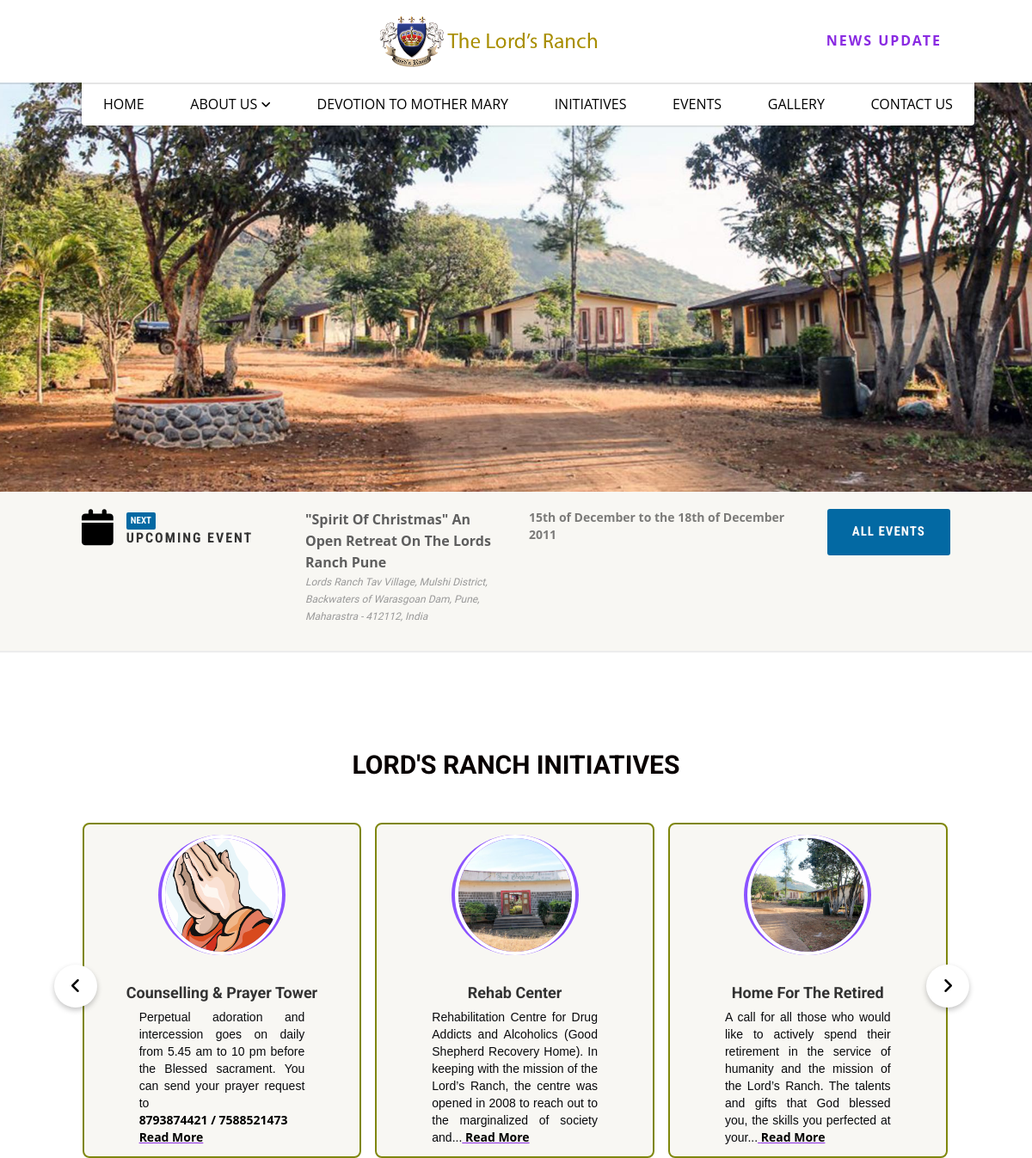
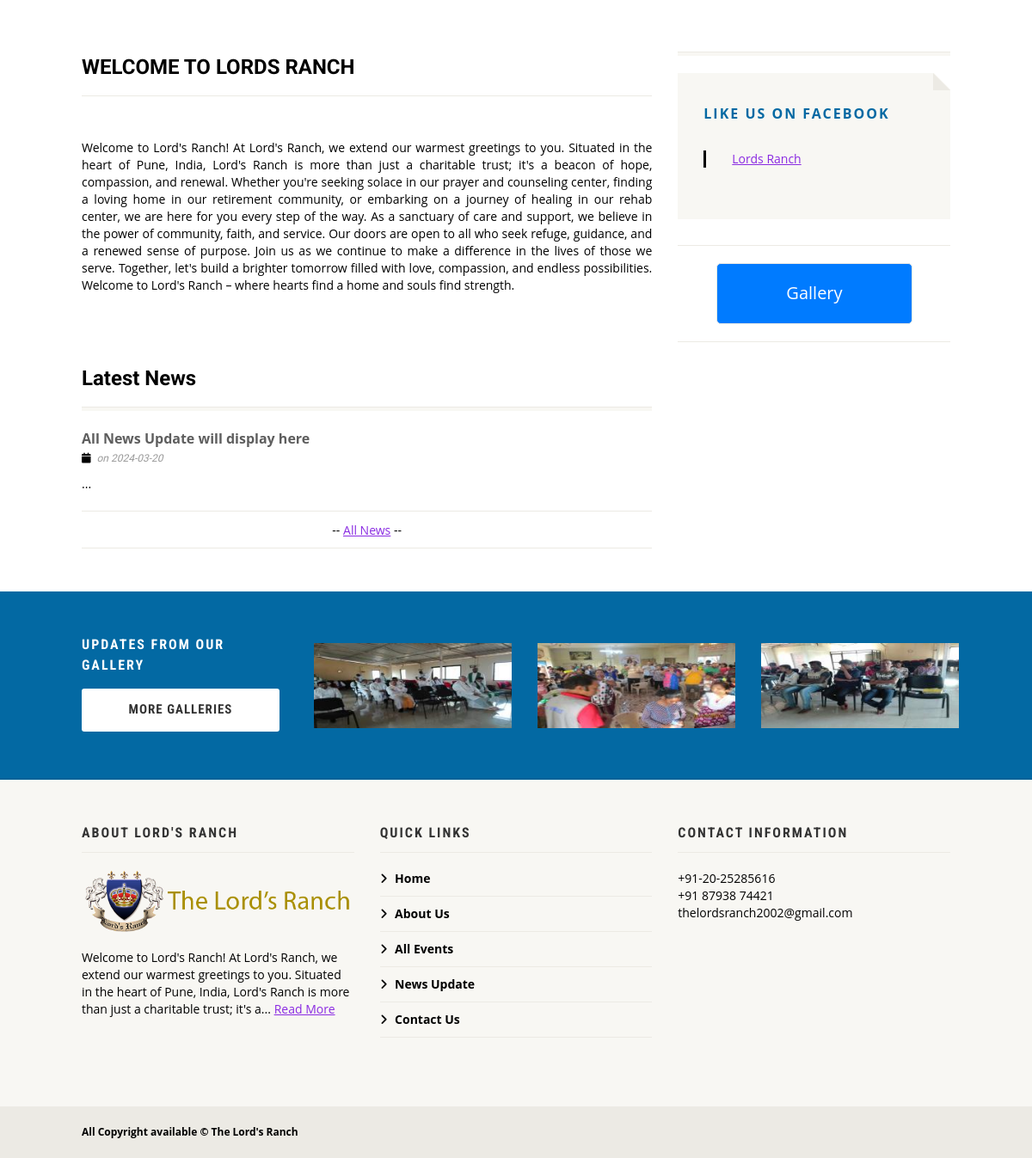
The page / on the database its author committed (2 pictures, top to bottom).
### tables this page shows
CREATE TABLE `events` (
  `id` int(11) NOT NULL,
  `title` varchar(100) NOT NULL,
  `detail` varchar(5000) NOT NULL,
  `date` varchar(60) NOT NULL,
  `time` varchar(30) NOT NULL,
  `venue` varchar(120) NOT NULL,
  `phone` varchar(20) NOT NULL
);

CREATE TABLE `welcome` (
  `id` int(11) NOT NULL,
  `body` varchar(5000) NOT NULL
);

CREATE TABLE `news` (
  `id` int(70) NOT NULL,
  `news_title` varchar(200) NOT NULL,
  `news_detail` varchar(5000) NOT NULL,
  `file` varchar(150) NOT NULL,
  `date` date NOT NULL
);

CREATE TABLE `settings` (
  `id` int(11) NOT NULL,
  `site_name` varchar(45) NOT NULL,
  `site_title` varchar(60) NOT NULL,
  `email` varchar(60) NOT NULL,
  `site_desc` varchar(350) NOT NULL,
  `site_keyword` varchar(250) NOT NULL,
  `google_code` varchar(1000) NOT NULL,
  `street` varchar(100) NOT NULL,
  `city` varchar(60) NOT NULL,
  `country` varchar(50) NOT NULL,
  `phone` varchar(15) NOT NULL,
  `facebook` varchar(45) NOT NULL,
  `twitter` varchar(34) NOT NULL,
  `linkedin` varchar(45) NOT NULL,
  `status` varchar(25) NOT NULL
);

CREATE TABLE `gallery` (
  `id` int(11) NOT NULL,
  `caption` varchar(225) NOT NULL,
  `file` varchar(255) NOT NULL
);

### index.php (the view, shortened to what this page needs)
<?php include "header.php"; ?>
<link rel="stylesheet" href="css/style.css">
<div class="hero-slider flexslider clearfix" data-autoplay="yes" data-pagination="yes" data-arrows="yes" data-style="fade" data-pause="yes">
  <ul class="slides">
    <li class=" parallax" style="background-image:url(images/slide1.jpg);"></li>
  </ul>
</div>
<div class="notice-bar">
  <div class="container">
    <div class="row">
      <div class="col-md-3 col-sm-6 col-xs-6 notice-bar-title"> <span class="notice-bar-title-icon hidden-xs"><i class="fa fa-calendar fa-3x"></i></span> <span class="title-note">Next</span> <strong class="underline">Upcoming Event</strong> </div>
      <?php
      $result = $db->prepare("SELECT * FROM events ORDER BY id DESC Limit 1");
      $result->execute();
      for ($i = 0; $row = $result->fetch(); $i++) {
      ?>
        <div class="col-md-3 col-sm-6 col-xs-6 notice-bar-event-title">
          <h5><a href="single-event.html"><?php echo $row['title']; ?></a></h5>
          <span class="meta-data"><?php echo $row['venue']; ?></span>
        </div>
        <div id="counter" class="col-md-4 col-sm-6 col-xs-12 counter" data-date="July 13, 2016">
          <div class=""> <span style="color: black;font-weight: bold;"><?php echo $row['date']; ?></span> </div>
        </div>
      <?php } ?>
      <div class="col-md-2 col-sm-6 hidden-xs"> <a href="events.php" class="btn btn-primary btn-lg btn-block">All Events</a> </div>
    </div>
  </div>
</div>
<div class="main" role="main">
  <div id="content" class="content full">
    <div class="container">
<br>
<br>
<br>
<div class="slid_head">
<h2>LORD'S RANCH INITIATIVES</h2>
</div>
<br>
      <?php include "slider.php"; ?>
      <br>
<br>
<br>
      <div class="row">
        <div class="col-md-8 col-sm-6">
          <div class="listing events-listing">
            <header class="listing-header">
              <h3 class=" titles">WELCOME TO LORDS RANCH</h3>
            </header>
            <div class="content" style="color: black;"><?php
            $result = $db->prepare("SELECT * FROM welcome");
            $result->execute();
            for ($i = 0; $row = $result->fetch(); $i++) {
            ?>
              <?php echo $row['body']; ?>
            <?php } ?></div>
          </div>
          <div class="spacer-30"></div>
          <div class="listing post-listing">
            <header class="listing-header">
              <h3 class="titles">Latest News</h3>
            </header>
            <section class="listing-cont">
              <ul>
                <li class="item post">
                  <div class="row">
                    <div class="col-md-12">
                      <?php
                      $result = $db->prepare("SELECT * FROM news ORDER BY id DESC Limit 3");
                      $result->execute();
                      for ($i = 0; $row = $result->fetch(); $i++) {
                      ?>
                        <div class="post-title">
                          <h2 class=" titles"><a href="news_post.php?id=<?php echo $row['id']; ?>"><?php echo $row['news_title']; ?></a></h2>
                          <span class="meta-data"><i class="fa fa-calendar"></i> on <?php echo $row['date']; ?></span>
                          <p><?php echo strip_tags(substr($row['news_detail'], 0, 180)); ?>...</p>
                        </div>
                      <?php } ?>
                    </div>
                  </div>
                  <center> -- <a  class="News"  href="news-updates.php">All News</a> --</center>
                </li>
              </ul>
            </section>
          </div>
        </div>
        <div class="col-md-4 col-sm-6">
          <div class="listing sermons-listing">
            <header class="listing-header">
            </header>
            <section class="listing-cont">
              <ul>
                <li class="item sermon featured-sermon"> <span class="date"></span>
                  <h4><a href="https://www.facebook.com/lordsranchpune/">Like Us on Facebook</a></h4>
                  <?php
                  $result = $db->prepare("SELECT * FROM settings");
                  $result->execute();
                  for ($i = 0; $row = $result->fetch(); $i++) {
                  ?>
                    <div class="featured-sermon-video">
                      <div class="fb-page" data-href="https://www.facebook.com/lordsranchpune/" data-tabs="timeline" data-width="230" data-height="150" data-small-header="false" data-adapt-container-width="false" data-hide-cover="false" data-show-facepile="false"><blockquote cite="https://www.facebook.com/lordsranchpune/" class="fb-xfbml-parse-ignore"><a href="https://www.facebook.com/lordsranchpune/">Lords Ranch</a></blockquote></div>
                    </div> <?php } ?>
                </li>
                <li class="item post">
                </li>
                <li class="item post">
                  <div class="row">
                  <div class="col-md-12">
                    <a href="gallery.php" class="media-box">
                      <button class="img-thumbnail">Gallery</button>
                    </a>
                  </div>
                </li>
              </ul>
            </section>
          </div>
        </div>
      </div>
    </div>
  </div>
</div>
<div class="featured-gallery">
  <div class="container">
    <div class="row">
      <div class="col-md-3 col-sm-3">
        <h4>Updates from our gallery</h4>
        <a href="gallery.php" class="btn btn-default btn-lg">More Galleries</a>
      </div>
      <?php
      $result = $db->prepare("SELECT * FROM gallery ORDER BY id DESC Limit 3");
      $result->execute();
      for ($i = 0; $row = $result->fetch(); $i++) {
      ?>
        <div class="col-md-3 col-sm-3 post format-image"> <a href="uploads/<?php echo $row['file']; ?>" class="media-box" data-rel="prettyPhoto[Gallery]"> <img src="uploads/<?php echo $row['file']; ?>" alt=""> </a> </div>
      <?php } ?>
    </div>
  </div>
</div>
<?php include "footer.php"; ?>

### footer.php (shortened to what this page needs)
  <footer class="site-footer">
    <div class="container">
      <div class="row">
        <div class="col-md-4 col-sm-4 widget footer-widget">
          <h4 class="footer-widget-title">About Lord's Ranch</h4>
          <img src="images/logo.png" alt="Logo">
		  <?php
				$result = $db->prepare("SELECT * FROM welcome");
				$result->execute();
				for($i=0; $row = $result->fetch(); $i++){
				?>
          <div class="spacer-20"></div>
        <?php echo strip_tags(substr($row['body'],0,180)) ;?>...  <a href="about.php">Read More</a>
		  <?php } ?>
		</div>
        <div class="col-md-4 col-sm-4 widget footer-widget">
          <h4 class="footer-widget-title">Quick Links</h4>
          <ul>
            <li><a href="index.php">Home</a></li>
            <li><a href="about.php">About Us</a></li>
            <li><a href="events.php">All Events</a></li>
            <li><a href="news-updates.php">News Update</a></li>
            <li><a href="contact.php">Contact Us</a></li>
          </ul>
        </div>
		 <?php
				$result = $db->prepare("SELECT * FROM settings");
				$result->execute();
				for($i=0; $row = $result->fetch(); $i++){
               ?>
        <div class="col-md-4 col-sm-4 widget footer-widget">
          <h4 class="footer-widget-title">Contact Information</h4>
          <?php echo $row['phone']; ?> </br>
		  <?php echo $row['linkedin']; ?></br>
		 <?php echo $row['email']; ?>
        </div>
      </div>
    </div>
  </footer>
  <footer class="site-footer-bottom">
    <div class="container">
      <div class="row">
        <div class="copyrights-col-left col-md-6 col-sm-6">
          <p>All Copyright available &copy; The Lord's Ranch</p>
        </div>
        <div class="copyrights-col-right col-md-6 col-sm-6">
      </div>
    </div>
	<?php } ?>
  </footer>
</div>
</body>
</html>

### rows shown on the page
events: title "\"Spirit Of Christmas\" An Open Retreat On The Lords Ranch Pune", venue "Lords Ranch Tav Village, Mulshi District, Backwaters of Warasgoan Dam, Pune, Maharastra - 412112, India", date "15th of December to the 18th of December 2011"
welcome: body "Welcome to Lord's Ranch! At Lord's Ranch, we extend our warmest greetings to you. Situated in the heart of Pune, India, Lord's Ranch is more than just a charitable trust; it's a beacon of hope, compassion, and renewal. Whether you're seeking solace in our prayer and counseling center, finding a loving home in our retirement community, or embarking on a journey of healing in our rehab center, we are here for you every step of the way. As a sanctuary of care and support, we believe in the power of community, faith, and service. Our doors are open to all who seek refuge, guidance, and a renewed sense of purpose. Join us as we continue to make a difference in the lives of those we serve.…", body "Welcome to Lord's Ranch! At Lord's Ranch, we extend our warmest greetings to you. Situated in the heart of Pune, India, Lord's Ranch is more than just a charitable trust; it's a"
news: news_title "All News Update will display here", date "2024-03-20"
settings: phone "+91-20-25285616", linkedin "+91 87938 74421", email "thelordsranch2002@gmail.com"
gallery: file (picture)
gallery: file (picture)
gallery: file (picture)
